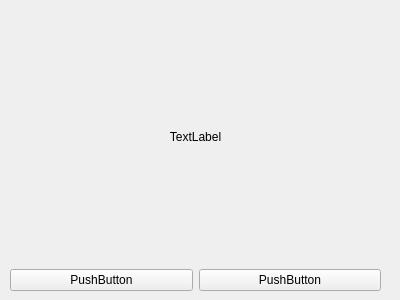
<?xml version="1.0" encoding="UTF-8"?>
<ui version="4.0">
 <class>GammeOverScreen</class>
 <widget class="QWidget" name="GammeOverScreen">
  <property name="geometry">
   <rect>
    <x>0</x>
    <y>0</y>
    <width>400</width>
    <height>300</height>
   </rect>
  </property>
  <property name="windowTitle">
   <string>Form</string>
  </property>
  <widget class="QWidget" name="verticalLayoutWidget">
   <property name="geometry">
    <rect>
     <x>10</x>
     <y>10</y>
     <width>371</width>
     <height>281</height>
    </rect>
   </property>
   <layout class="QVBoxLayout" name="verticalLayout">
    <item>
     <widget class="QLabel" name="label">
      <property name="text">
       <string>TextLabel</string>
      </property>
      <property name="alignment">
       <set>Qt::AlignCenter</set>
      </property>
     </widget>
    </item>
    <item>
     <layout class="QHBoxLayout" name="horizontalLayout">
      <item>
       <widget class="QPushButton" name="RestartBtn">
        <property name="text">
         <string>PushButton</string>
        </property>
       </widget>
      </item>
      <item>
       <widget class="QPushButton" name="ExitBtn">
        <property name="text">
         <string>PushButton</string>
        </property>
       </widget>
      </item>
     </layout>
    </item>
   </layout>
  </widget>
 </widget>
 <resources/>
 <connections/>
</ui>
